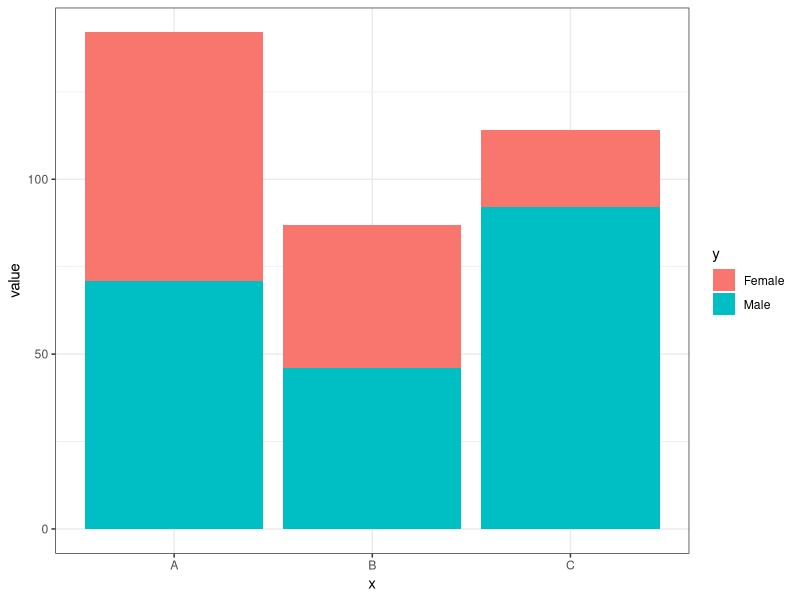
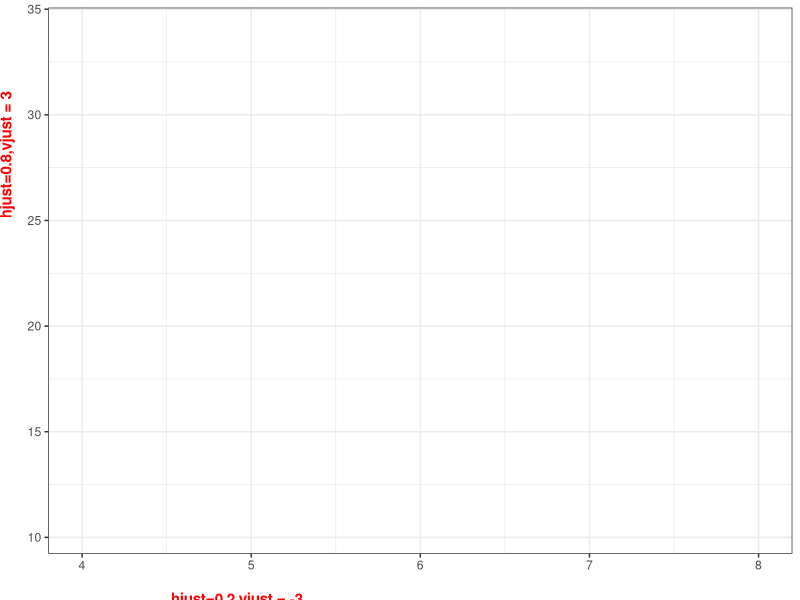

These charts were generated, in order, by the following R code:
## ---- chunk 1
#| context: setup
#| warning: false
library(tidyverse)
theme_set(theme_bw())
## ---- chunk 2
data<-data.frame(x=rep(c('A','B','C'),time=2),y=c('Female','Male'),value=round(runif(6,20,100)))

data
## ---- chunk 3
ggplot(data,aes(x,value,fill=y))+
  geom_col()
  
## ---- chunk 4
ggplot(mtcars,aes(cyl,mpg))+
  labs(x='hjust=0.2,vjust = -3',y='hjust=0.8,vjust = 3')+
  theme(axis.title = element_text(colour = 'red',face='bold'),
        axis.title.x = element_text(hjust=0.2,vjust = -3),
        axis.title.y = element_text(hjust=0.8,vjust = 3)
        )
